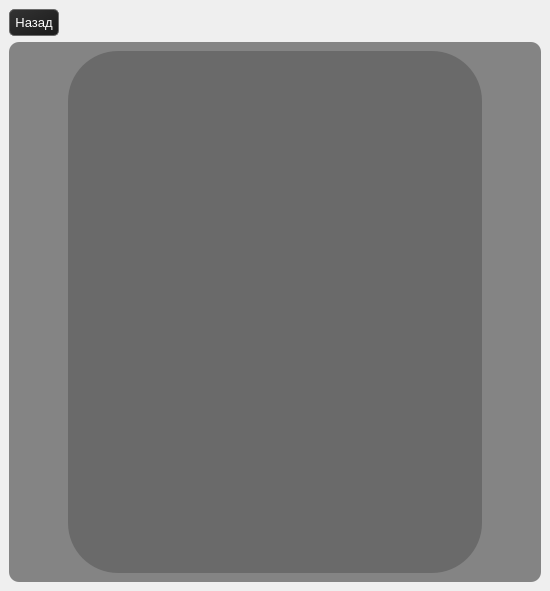
<?xml version="1.0" encoding="UTF-8"?>
<ui version="4.0">
 <class>VkAuthWindow</class>
 <widget class="QMainWindow" name="VkAuthWindow">
  <property name="geometry">
   <rect>
    <x>0</x>
    <y>0</y>
    <width>550</width>
    <height>591</height>
   </rect>
  </property>
  <property name="windowTitle">
   <string>Авторизация</string>
  </property>
  <widget class="QWidget" name="centralwidget">
   <layout class="QGridLayout" name="gridLayout_3">
    <item row="0" column="0">
     <layout class="QGridLayout" name="gridLayout">
      <item row="1" column="0">
       <layout class="QVBoxLayout" name="verticalLayout_3">
        <property name="spacing">
         <number>0</number>
        </property>
        <property name="topMargin">
         <number>0</number>
        </property>
        <item>
         <widget class="QFrame" name="frame">
          <property name="sizePolicy">
           <sizepolicy hsizetype="Preferred" vsizetype="Preferred">
            <horstretch>0</horstretch>
            <verstretch>0</verstretch>
           </sizepolicy>
          </property>
          <property name="minimumSize">
           <size>
            <width>200</width>
            <height>0</height>
           </size>
          </property>
          <property name="styleSheet">
           <string notr="true">background-color: rgb(58, 58, 58, 150);
border-radius: 10px;
padding: 0 50 0 50;</string>
          </property>
          <property name="frameShape">
           <enum>QFrame::StyledPanel</enum>
          </property>
          <property name="frameShadow">
           <enum>QFrame::Raised</enum>
          </property>
          <layout class="QGridLayout" name="gridLayout_2">
           <item row="0" column="0">
            <widget class="QLabel" name="label">
             <property name="styleSheet">
              <string notr="true">border-image: url(:/images/vk.png);
background-color: rgb(0, 0, 0, 50);
border-radius: 50px;
</string>
             </property>
             <property name="text">
              <string/>
             </property>
             <property name="alignment">
              <set>Qt::AlignCenter</set>
             </property>
            </widget>
           </item>
          </layout>
         </widget>
        </item>
       </layout>
      </item>
      <item row="0" column="0">
       <layout class="QHBoxLayout" name="horizontalLayout" stretch="1,0">
        <property name="spacing">
         <number>0</number>
        </property>
        <property name="sizeConstraint">
         <enum>QLayout::SetFixedSize</enum>
        </property>
        <property name="bottomMargin">
         <number>0</number>
        </property>
        <item>
         <widget class="QPushButton" name="pushButton_Back">
          <property name="sizePolicy">
           <sizepolicy hsizetype="Fixed" vsizetype="Fixed">
            <horstretch>0</horstretch>
            <verstretch>0</verstretch>
           </sizepolicy>
          </property>
          <property name="font">
           <font>
            <pointsize>10</pointsize>
           </font>
          </property>
          <property name="cursor">
           <cursorShape>PointingHandCursor</cursorShape>
          </property>
          <property name="styleSheet">
           <string notr="true">QPushButton{
	border: 1px solid rgb(106, 106, 106);
	padding: 5 5 5 5;
	color: rgb(255, 255, 255);
	border-radius: 5px;
	background-color: qlineargradient(spread:pad, x1:0, y1:0, x2:1, y2:1, stop:0.0505618 rgba(50, 50, 50, 255), stop:0.837079 rgba(30, 30, 30, 255));
}

QPushButton:hover{
	border-color: rgb(255, 255, 255);
	background-color: qlineargradient(spread:pad, x1:0, y1:0, x2:1, y2:1, stop:0.0505618 rgba(50, 50, 50, 255), stop:0.837079 rgba(180, 180, 180, 255));
}</string>
          </property>
          <property name="text">
           <string>Назад</string>
          </property>
         </widget>
        </item>
        <item>
         <spacer name="horizontalSpacer">
          <property name="orientation">
           <enum>Qt::Horizontal</enum>
          </property>
          <property name="sizeType">
           <enum>QSizePolicy::Expanding</enum>
          </property>
          <property name="sizeHint" stdset="0">
           <size>
            <width>40</width>
            <height>20</height>
           </size>
          </property>
         </spacer>
        </item>
       </layout>
      </item>
     </layout>
    </item>
   </layout>
  </widget>
 </widget>
 <resources/>
 <connections/>
</ui>
